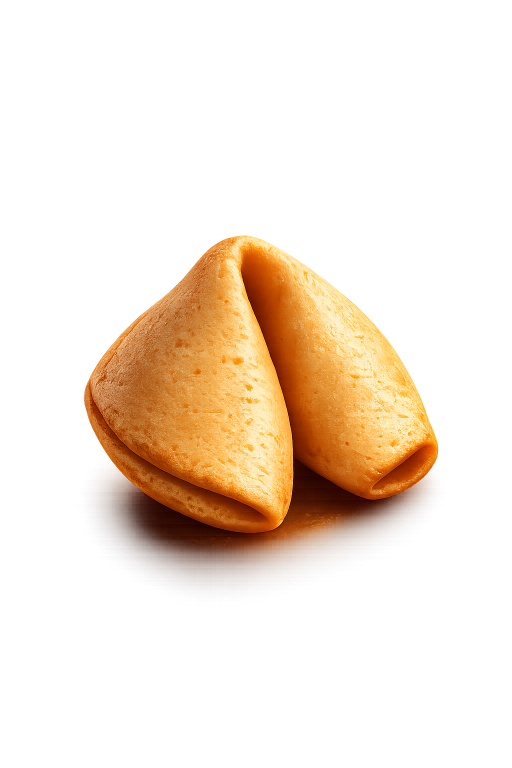
#> input picture android/design/intact_cookie.png, 1024 x 1536 px (shown at 1/2 size)
$ python generate_launcher_icon.py
#> lines starting #> are read from the running program, lines starting #| are printed output that depends on the picture
"""
Generate Open Cookie launcher icons and website icon from intact_cookie.png.
"""
from __future__ import annotations

import math
import os
from pathlib import Path

from PIL import Image

ROOT = Path(__file__).resolve().parent
SRC_COOKIE = ROOT / "intact_cookie.png"
APP_RES = ROOT.parent / "app" / "src" / "main" / "res"
WEBSITE_ICON = ROOT.parent / "website" / "icon.png"

ADAPTIVE_FOREGROUND = {
    "mdpi": 108,
    "hdpi": 162,
    "xhdpi": 216,
    "xxhdpi": 324,
    "xxxhdpi": 432,
}
LAUNCHER_ICON = {
    "mdpi": 48,
    "hdpi": 72,
    "xhdpi": 96,
    "xxhdpi": 144,
    "xxxhdpi": 192,
}

# Theme tokens from Theme.kt
ESPRESSO_TOP = (0x1E, 0x15, 0x12)
ESPRESSO_MID = (0x13, 0x0D, 0x0B)
ESPRESSO_DEEP = (0x08, 0x06, 0x05)
COOKIE_GOLD = (0xE4, 0xB8, 0x76)
COOKIE_SCALE = 0.90
WEBSITE_COOKIE_SCALE = 1.05


def cookie_scale_factor(cookie: Image.Image, target: int, fill: bool) -> float:
    width_scale = target / cookie.width
    height_scale = target / cookie.height
    return max(width_scale, height_scale) if fill else min(width_scale, height_scale)


def lerp(a: float, b: float, t: float) -> float:
    return a + (b - a) * t


def lerp_rgb(c1: tuple[int, int, int], c2: tuple[int, int, int], t: float) -> tuple[int, int, int]:
    return (
        int(lerp(c1[0], c2[0], t)),
        int(lerp(c1[1], c2[1], t)),
        int(lerp(c1[2], c2[2], t)),
    )


def radial_background(size: int, *, tight: bool = False) -> Image.Image:
    img = Image.new("RGB", (size, size))
    px = img.load()
    center = (size - 1) / 2.0
    max_r = size * (0.58 if tight else 0.72)
    for y in range(size):
        for x in range(size):
            d = min(1.0, math.hypot(x - center, y - center) / max_r)
            if d < 0.42:
                t = d / 0.42
                color = lerp_rgb(COOKIE_GOLD, ESPRESSO_TOP, t * 0.55)
            elif d < 0.78:
                t = (d - 0.42) / 0.36
                color = lerp_rgb(ESPRESSO_TOP, ESPRESSO_MID, t)
            else:
                t = (d - 0.78) / 0.22
                color = lerp_rgb(ESPRESSO_MID, ESPRESSO_DEEP, t)
            px[x, y] = color
    return img


def crop_to_content(im: Image.Image, pad: int = 12) -> Image.Image:
#> called with pad = 12
    bbox = im.split()[3].getbbox()
#> bbox = (0, 59, 1024, 1527)
    if bbox is None:
        return im
    left, top, right, bottom = bbox
#> left = 0; top = 59; right = 1024; bottom = 1527
    left = max(0, left - pad)
    top = max(0, top - pad)
#> top = 47
    right = min(im.width, right + pad)
    bottom = min(im.height, bottom + pad)
#> bottom = 1536
    return im.crop((left, top, right, bottom))
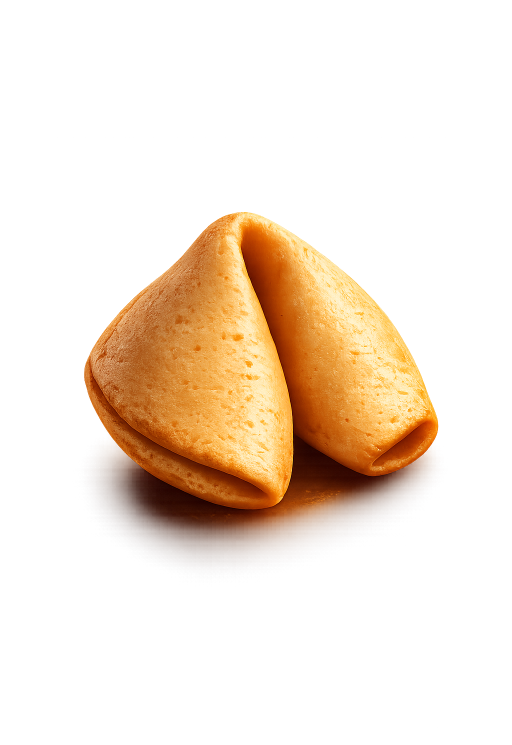
#> returned value: PIL image 1024x1489 RGBA (shown at 1/2 size); mean R, G, B, A 86.6, 50.6, 20.8, 53.2; transparent parts drawn white


def load_cookie() -> Image.Image:
    return crop_to_content(Image.open(SRC_COOKIE).convert("RGBA"))


def place_cookie(
    canvas_size: int,
    cookie: Image.Image,
    scale: float = COOKIE_SCALE,
    *,
    fill: bool = False,
) -> Image.Image:
    target = int(canvas_size * scale)
    factor = cookie_scale_factor(cookie, target, fill)
    resized = cookie.resize(
        (max(1, int(cookie.width * factor)), max(1, int(cookie.height * factor))),
        Image.Resampling.LANCZOS,
    )
    canvas = Image.new("RGBA", (canvas_size, canvas_size), (0, 0, 0, 0))
    x = (canvas_size - resized.width) // 2
    y = (canvas_size - resized.height) // 2
    canvas.alpha_composite(resized, (x, y))
    return canvas


def compose_icon(
    size: int,
    cookie: Image.Image,
    scale: float = COOKIE_SCALE,
    *,
    fill: bool = False,
    tight_background: bool = False,
) -> Image.Image:
    background = radial_background(size, tight=tight_background)
    foreground = place_cookie(size, cookie, scale, fill=fill)
    icon = background.convert("RGBA")
    icon.alpha_composite(foreground)
    return icon


def save_png(path: Path, image: Image.Image) -> None:
    path.parent.mkdir(parents=True, exist_ok=True)
    if image.mode == "RGBA" and path.name.endswith(".png"):
        image.save(path, optimize=True)
    else:
        image.convert("RGB").save(path, optimize=True)


def main() -> None:
    cookie = load_cookie()

    for density, size in ADAPTIVE_FOREGROUND.items():
        save_png(
            APP_RES / f"drawable-{density}" / "ic_launcher_foreground.png",
            place_cookie(size, cookie),
        )
#> this loop made 5 passes
#> factor in place_cookie on passes 1 to 5: 0.0651, 0.0974, 0.13, 0.195, 0.261
#> pass 1, in save_png, `image.save(path, optimize=True)`:
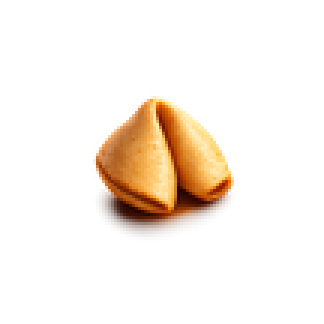
#> saved as ic_launcher_foreground.png: PIL image 108x108 RGBA (shown 3 times larger); mean R, G, B, A 27.2, 17.4, 7.9, 29.2; transparent parts drawn white

    for density, size in LAUNCHER_ICON.items():
        icon = compose_icon(size, cookie)
        save_png(APP_RES / f"mipmap-{density}" / "ic_launcher.png", icon)
        save_png(APP_RES / f"mipmap-{density}" / "ic_launcher_round.png", icon)
#> this loop made 5 passes
#> pass 1, in compose_icon, `background = radial_background(size, tight=tight_background)`:
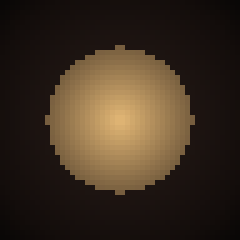
#> background: PIL image 48x48 RGB (shown 5 times larger); mean R, G, B 60.5, 46.5, 32.6

    save_png(
        WEBSITE_ICON,
        compose_icon(512, cookie, WEBSITE_COOKIE_SCALE, fill=True, tight_background=True),
    )
#> in radial_background (call 6), `img = Image.new("RGB", (size, size))`: img: PIL image 512x512 RGB; every value is 0
#> in compose_icon (call 6), `background = radial_background(size, tight=tight_background)`:
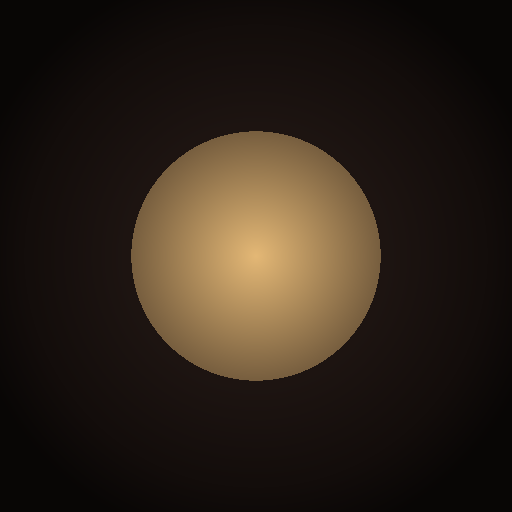
#> background: PIL image 512x512 RGB; mean R, G, B 44.1, 33.6, 23.9
#> in place_cookie (call 11), `factor = cookie_scale_factor(cookie, target, fill)`: factor = 0.524
#> in place_cookie (call 11), `resized = cookie.resize( (max(1, int(cookie.width * factor)), max(1, i..`:
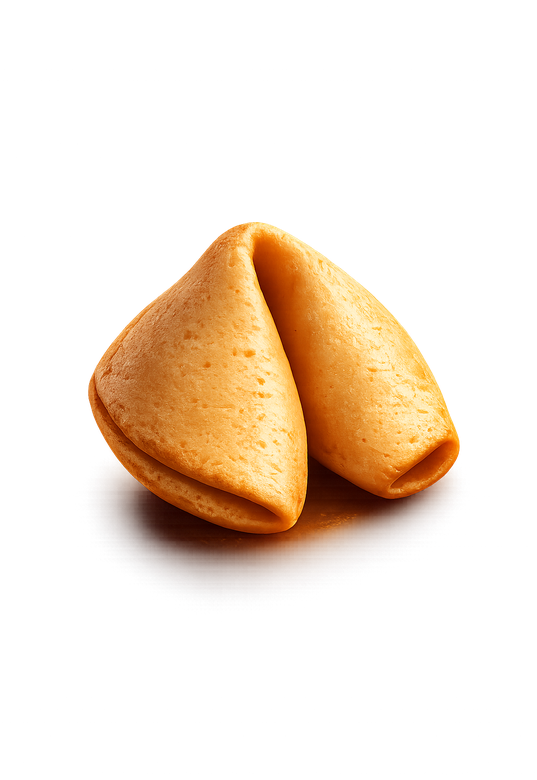
#> resized: PIL image 537x780 RGBA; mean R, G, B, A 45.1, 28.4, 12.8, 53.2; transparent parts drawn white
#> in place_cookie (call 11), `canvas = Image.new("RGBA", (canvas_size, canvas_size), (0, 0, 0, 0))`: canvas: PIL image 512x512 RGBA; every value is 0
#> in place_cookie (call 11), `canvas.alpha_composite(resized, (x, y))`:
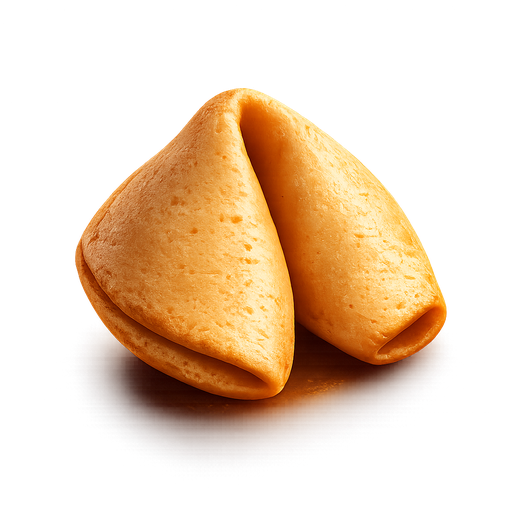
#> canvas: PIL image 512x512 RGBA; mean R, G, B, A 72.1, 45.3, 20.4, 85; transparent parts drawn white
#> in compose_icon (call 6), `icon.alpha_composite(foreground)`:
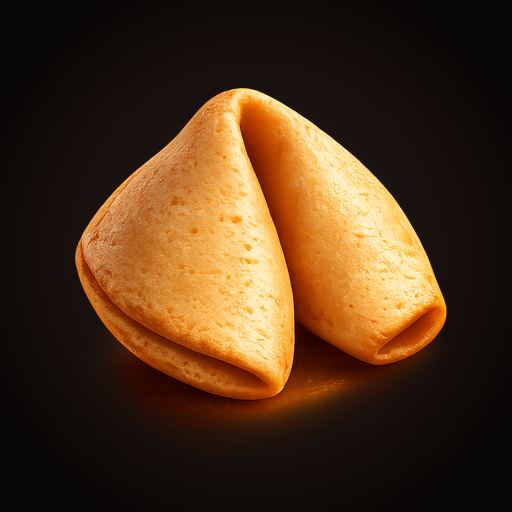
#> icon: PIL image 512x512 RGBA; mean R, G, B, A 77.1, 50.7, 26.7, 255
    print("Launcher icons and website icon generated.")


if __name__ == "__main__":
    main()
